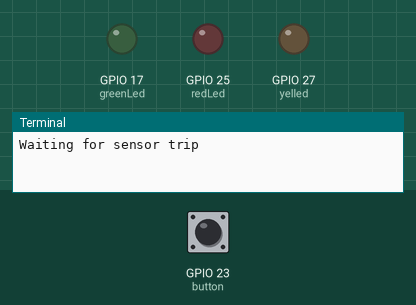
A program run on a simulated Raspberry Pi (BCM pin numbers). On the bench: output pins drawn as LEDs (lit = HIGH), the last lines printed to the terminal. Dashed ring = blinking. The inputs (shaded band) are chosen by the test bench; at power-on: GPIO 23 (button) HIGH. The camera gives no picture and a still takes 0.5 s.

Above: at 1.2 s.
1.3 s: GPIO 23 (button) pulled LOW for 0.15 s
At 2.4 s:
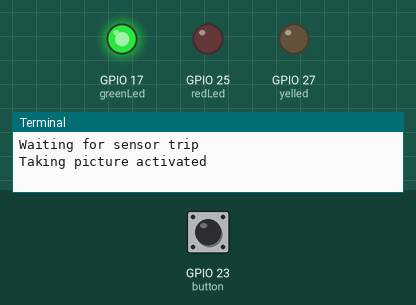
At 11.81 s:
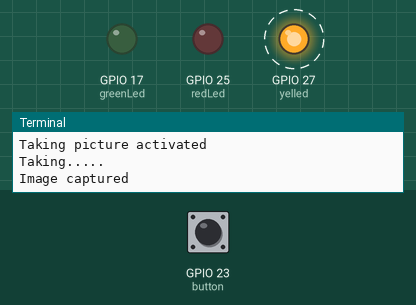
Timing chart, 0 to 12.6 s (numbered marks = the images above; inputs shaded):
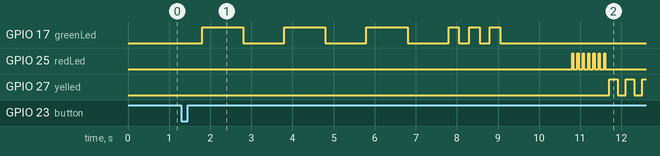

The program:

gpioLedwithcamera.py
```python
import RPi.GPIO as gpio             #import the gpio library
from time import sleep              #import time library
import picamera


redLed=25     #what pin
greenLed=17
yelled=27
grnled=27
redled2=27
yelled2=27


blinkTimes=[0,1,2,3,4]
button=23
inputButton=False
range(7)


gpio.setmode(gpio.BCM)              #set gpio mode BCM, not BOARD
gpio.setup(greenLed, gpio.OUT)      #make it an output
gpio.setup(redLed, gpio.OUT)        #make it an output
gpio.setup(yelled, gpio.OUT)        #make it an output
gpio.setup(grnled, gpio.OUT)        #make it an output
gpio.setup(yelled2, gpio.OUT)       #make it an output
gpio.setup(redled2, gpio.OUT)       #make it an output
gpio.setup(button, gpio.IN, pull_up_down=gpio.PUD_UP)

camera = picamera.PiCamera()
# camera.resolution=(640,480)
camera.resolution=(320,240)
camera.brightness=60


try:
    print("Waiting for sensor trip")
    while True:

       # input_state=gpio.input(button)
        input_state = gpio.input(button)
        if input_state==False:
            print("Taking picture activated")
            sleep(.5)
            for i in range(3):
                gpio.output(greenLed, True)
                sleep(1)
                gpio.output(greenLed, False)
                sleep(1)
            for i in range(3):
                gpio.output(greenLed, True)
                sleep(.25)
                gpio.output(greenLed, False)
                sleep(.25)
            camera.start_preview()
            sleep(1)
            print("Taking.....")
            camera.capture('testimage.jpg')
            camera.stop_preview()
          #  camera.close()
            print ("Image captured")


            for i in range(7):
                gpio.output(redLed, True)
                sleep(.03)
                gpio.output(redLed, False)
                sleep(.1)
            for i in range(3):
                gpio.output(yelled, True)
                sleep(.2)
                gpio.output(yelled, False)
                sleep(.2)
                gpio.output(redled2, True)
                sleep(.2)
                gpio.output(redled2, False)
                sleep(.2)

            print("Press Ctrl&C once to update website or twice to QUIT")
            #camera.close()
            print("Waiting for sensor trip")
    gpio.cleanup()
    camera.close()
except KeyboardInterrupt:
    gpio.cleanup()
    camera.close()
    print("Now......")
```

Measured:
- after the input at 1.3 s, GPIO 17 (greenLed): LOW → HIGH after 0.50 s, then repeats every 0.50 s: HIGH 0.25 s, LOW 0.25 s; GPIO 25 (redLed): alternates HIGH for 0.03 s and LOW for 0.10 s, 14 changes in all, then stays LOW, starting after 9.5 s; GPIO 27 (yelled): alternates HIGH for 0.20 s and LOW for 0.20 s, starting after 10.4 s
